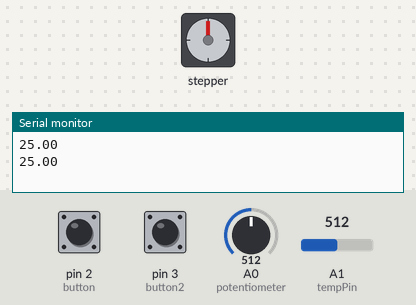
Simulated run of this sketch. Board: Arduino Uno, built with avr-gcc and run on an emulated ATmega328P. On the bench: stepper motor, the last lines printed to the serial monitor. Inputs (shaded band) come from the test bench; at power-on: pin 2 (button) HIGH, pin 3 (button2) HIGH, A1 (tempPin) = 512, A0 (potentiometer) = 512. Stepper angles assume 2048 steps per turn.

Above: at 1.8 s.
1.9 s: pin 2 (button) pulled LOW for 1.8 s
At 2.6 s:
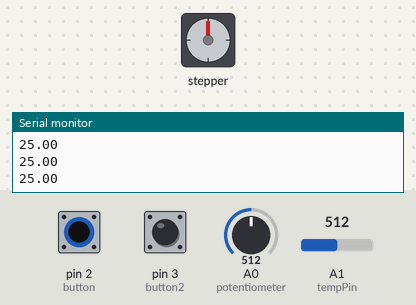
5.2 s: pin 3 (button2) pulled LOW for 1.8 s
At 7.3 s:
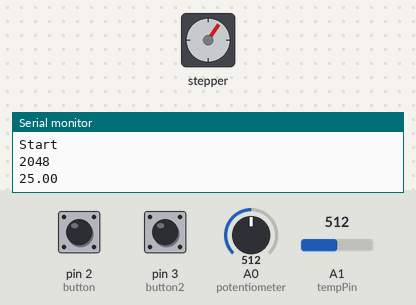
9.0 s: A1 (tempPin) set to 716
12.5 s: pin 2 (button) pulled LOW for 3.2 s
At 13.4 s:
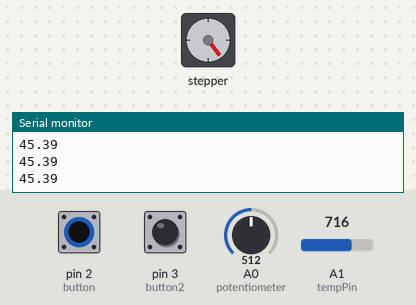
Timing chart, 0 to 15.5 s (numbered marks = the images above; inputs shaded):
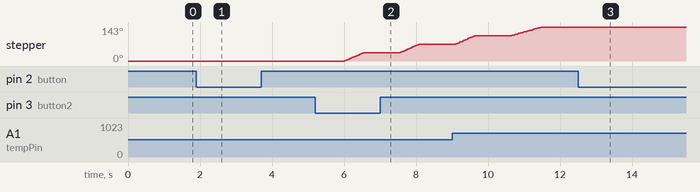

Measured:
- after the input at 1.9 s, stepper: stays 0° (without the input it goes to 1° after 0.10 s)
- after the input at 5.2 s, stepper: turns 35° clockwise in 0.53 s, then 36° clockwise in 0.53 s
- after the input at 12.5 s, stepper: stays 143° (without the input it goes to 144° after 0.02 s)

The sketch:

Stepper_Timer_Control_Extended.ino
```cpp
#include <Stepper.h>

const int stepsPerRevolution = 2048;  // 2048 steps per revolution
const int rolePerMinute = 15;         // Adjustable range of 28BYJ-48 stepper is 0–17 rpm
int steps = 204;                      // 2048 / 10 = 204.8
int button = 2;
int button2 = 3;
int potentiometer = A0;
int zaehler = 0;
int tempPin = A1;
volatile bool alarm = false;
volatile int countStart = 3036;
volatile bool step = false;
volatile bool durchlauf = false;

Stepper myStepper(stepsPerRevolution, 8, 10, 9, 11);

void setup() {
  Serial.begin(9600);
  PORTD |= 0b00001100; // pinMode(button, INPUT_PULLUP);
  pinMode(potentiometer, INPUT);
  myStepper.setSpeed(rolePerMinute);
  attachInterrupt(digitalPinToInterrupt(button), buttonStop, FALLING);
  attachInterrupt(digitalPinToInterrupt(button2), buttonStart, FALLING);

  TCCR1A = 0;
  TCCR1B = 0b00000100; // Prescaler 256 => (16000000 * 1) / 256 = 62500
                       // 65536 - 62500 = 3036 -> countStart
  TIMSK1 = 0b00000001;
}

void loop() {
  int potiread = analogRead(potentiometer);
  int setmap = map(potiread, 0, 1023, 6, 17);
  myStepper.setSpeed(setmap);

  int tempReading = analogRead(tempPin);
  double tempK = log(10000.0 * ((1024.0 / tempReading - 1)));
  tempK = 1 / (0.001129148 +
              (0.000234125 +
              (0.0000000876741 * tempK * tempK)) * tempK); // Temperature in Kelvin
  float tempC = tempK - 273.15; // Temperature in Celsius
  Serial.println(tempC);
  delay(1000);

  if (tempC > 34) {
    myStepper.setSpeed(7);
  } else {
    myStepper.setSpeed(setmap);
  }

  if (alarm == true) {
    return;
  }

  if (durchlauf == true) {
    durchlauf = false;
    int test = 2048 - zaehler;
    Serial.println(test);
    myStepper.step(-zaehler); // or insert test
    test = 0;
    zaehler = 0;
  }

  if (step == true) {
    step = false;
    myStepper.step(steps);
    zaehler += 204;
    if (zaehler >= 2048) {
      zaehler = 0;
    }
  }
}

// Button interrupt
void buttonStop() {
  alarm = true;
}

void buttonStart() {
  Serial.println("Start");
  alarm = false;
  durchlauf = true;
}

// Timer1 interrupt
ISR(TIMER1_OVF_vect) {
  step = true;
  TCNT1 = countStart;
}
```
